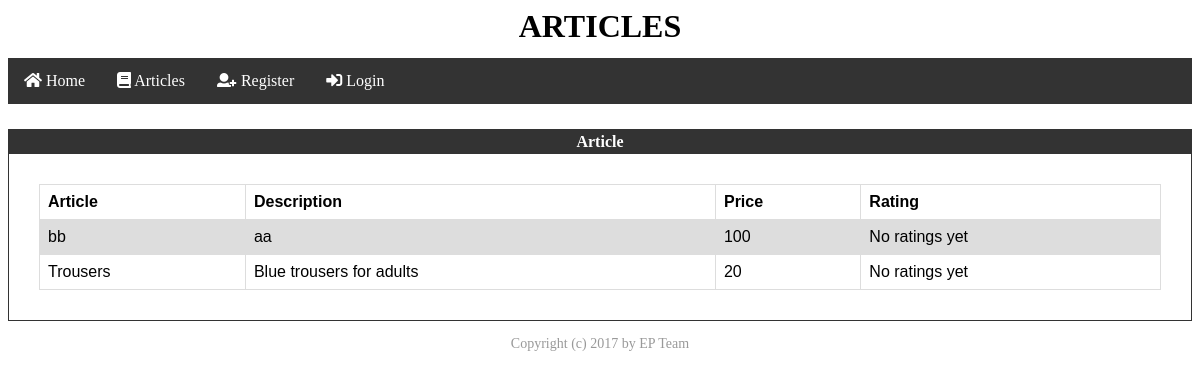
The page /verzija1/articles.php on the database as committed earlier.
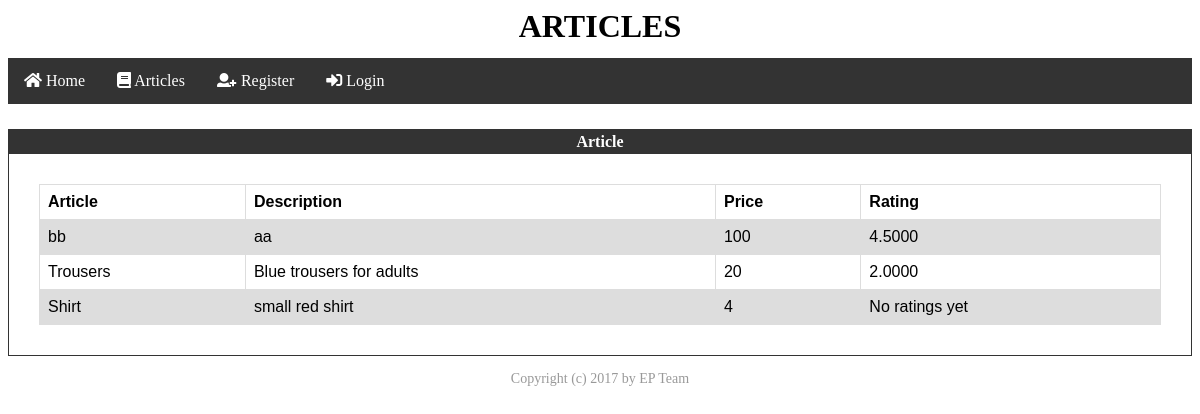
The same page on the database as committed later.
### tables this page shows
CREATE TABLE `articles` (
  `id` int(11) NOT NULL AUTO_INCREMENT,
  `name` varchar(45) NOT NULL,
  `price` float NOT NULL,
  `description` varchar(220) DEFAULT NULL,
  `active` tinyint(4) DEFAULT '0',
  PRIMARY KEY (`id`)
);

### verzija1/database/DB_Engine.php (called while the page is built, shortened)
<?php
$host = "localhost";
$user = "root";
$password = "";
$schema = "spletna_trgovina";
$config = "mysql:host=" . $host
        . ";dbname=" . $schema;
$options = array(
    PDO::ATTR_ERRMODE => PDO::ERRMODE_EXCEPTION,
    PDO::ATTR_DEFAULT_FETCH_MODE => PDO::FETCH_ASSOC,
    PDO::ATTR_PERSISTENT => true,
    PDO::MYSQL_ATTR_INIT_COMMAND => 'SET NAMES utf8'
);
$db = new PDO($config, $user, $password, $options);
function countResults($query){
    global $db;
    return $db->query($query)->fetchColumn();
}
function fetchRows($query){
    global $db;
    return $db->query($query);
}
?>

### verzija1/articles.php (the view, shortened to what this page needs)
<?php
include 'database/DB_Engine.php';
?>
<html>
<?php include 'templates/template_head.php'; ?>
<body>
<div class="title" id="title" style="height: 50px; text-align: center"><h1>ARTICLES</h1></div>
        <?php        include 'templates/template_navigation_bar.php'; ?>
<div class="context" id="context">
    <div class="article" id="article" align = "center" style="margin-top: 25px">
                <div style = "border: solid 1px #333333;" align = "center">
                    <div style = "background-color:#333333; color:#FFFFFF; padding:3px;"><b>Article</b></div>
                    <div style = "margin:30px">
                        <table style="width:100%">
                            <tr>
                                <th>Article</th>
                                <th>Description</th>
                                <th>Price</th>
                                <th>Rating</th>
                            </tr>
                <?php
                       $rez = fetchRows("SELECT id, name, price, description, active FROM articles");
                ?>
                <?php foreach($rez as $row){
                         if($row['active'] == 0){
                             continue;
                         }
                    ?>
                <?php  if(isset($_SESSION['role_id']) && $_SESSION['role_id'] >= 3) { ?>
                    <tr>
                        <form action="" method="post">
                            <input type="hidden" name="article_id" value="<?php echo $row['id']; ?>">
                            <td><?php echo $row['name'] ?></td>
                            <td><?php echo $row['description'] ?></td>
                            <td><?php echo $row['price'] ?></td>
                            <td>
                                <?php
                                $count = countResults("SELECT count(user_id) FROM articles_rating WHERE"
                                        . " user_id = ".$_SESSION['user_id']." and article_id ="
                                        .$row['id']);
                                if($count == 0){
                                ?>
                                <input type="radio" name="radio" value="1">1
                            <input type="radio" name="radio" value="2">2
                            <input type="radio" name="radio" value="3">3
                            <input type="radio" name="radio" value="4">4
                            <input type="radio" name="radio" value="5">5
                            <input type="submit" name="rate" value="Rate" />
                                <?php }else{
                                    $rez = countResults("SELECT sum(rating)/count(article_id) as rating FROM articles_rating WHERE article_id = ".$row['id']."");
                                    echo $rez;
                                }
                            ?>
                            </td>
                            <td><input type = "submit" name="add_to_cart"    value = " Add to cart "    style="display: block; width: 100px;"/><br/></td>
                        </form>
                    </tr>
                <?php }else{ ?>
                    <tr>
                            <td><?php echo $row['name'] ?></td>
                            <td><?php echo $row['description'] ?></td>
                            <td><?php echo $row['price'] ?></td>
                            <td>
                                <?php
                                $rez = countResults("SELECT sum(rating)/count(article_id) as rating FROM articles_rating WHERE article_id = ".$row['id']."");
                                if(strlen($rez) == 0){
                                    echo "No ratings yet";
                                }
                                    echo $rez;
                                ?>
                            </td>
                    </tr>
                <?php } ?>
                <?php } ?>
                        </table>
            </div>
        </div>
    </div>
</div>
 <?php include 'templates/template_footer.php'; ?>
</body>
</html>

### verzija1/templates/template_head.php (shortened to what this page needs)
<head>
        <link href="css/styles.css" rel="stylesheet" >
        <link href="fontawesome-free-5.0.2/web-fonts-with-css/css/fontawesome-all.css" rel="stylesheet">
    </head>

### verzija1/templates/template_navigation_bar.php (shortened to what this page needs)
<div class="navbar" id="navbar">
    <ul>
        <li><a href="index"><i class="fa fa-home"></i>  Home</a></li>
        <li class="dropdown">
                    <a href="articles" class="dropbtn"><i class="fas fa-book"></i>  Articles</a>
                </li>
        <?php include 'templates/template_register_login.php'; ?>
    </ul>
</div>

### verzija1/templates/template_register_login.php (shortened to what this page needs)
<?php if(!isset($_SESSION['logged_in'])) { ?>
<li><a href="register"><i class="fas fa-user-plus"></i>  Register</a></li>
<li><a href="login"><i class="fas fa-sign-in-alt"> </i>  Login</a></li>
<?php }
?>

### verzija1/templates/template_footer.php
<div class="footer" id="footer">
            <footer>
                <p>Copyright (c) 2017 by EP Team</a></p>
            </footer>
        </div>

### verzija1/css/styles.css (style rules this page uses)
ul { list-style-type: none; margin: 0; padding: 0; overflow: hidden; background-color: #333; }
li { float: left; }
li a, .dropbtn { display: inline-block; color: white; text-align: center; padding: 14px 16px; text-decoration: none; }
li.dropdown { display: inline-block; }
.footer { #position: absolute; left: 0; bottom: 0; width: 100%; text-align: center; font-size: 14px; line-height: 1.3; color: #999999; }
body { min-width:600px; }
table { font-family: arial, sans-serif; border-collapse: collapse; width: 100%; }
td, th { border: 1px solid #dddddd; text-align: left; padding: 8px; white-space:nowrap; }
tr:nth-child(even) { background-color: #dddddd; }

Rows that differ between the two databases and show on the page:
shown differently, row unchanged: articles "bb": rez (not shown) → "4.5000"; no longer shows "No ratings yet"
shown differently, row unchanged: articles "Trousers": rez (not shown) → "2.0000"; no longer shows "No ratings yet"
added articles: name "Shirt", description "small red shirt", price "4", shows "No ratings yet"
